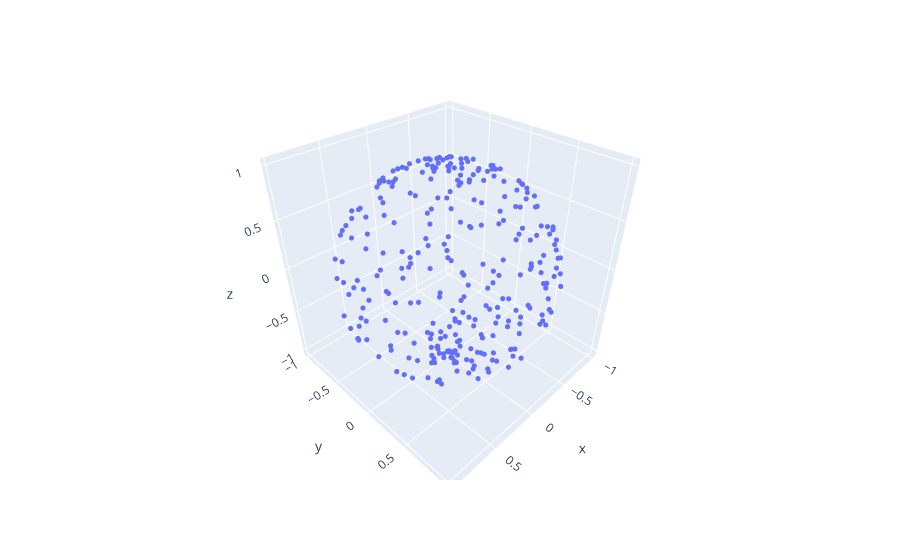

Notebook cell for this chart:
### Markdown cell above
### Sphere
The following code will generate a point cloud drawn from a sphere.

### Code cell
P_sphere = gPC.Sphere(300)
# Create a 3d plot of the sphere using plotly 
fig = px.scatter_3d(x=P_sphere[:,0], y=P_sphere[:,1], z=P_sphere[:,2])
fig.update_traces(marker=dict(size=3))
fig.show()

### Figure 1 — Plotly figure (JSON) as saved in the notebook; plotly's stock layout.template omitted (floating-point values rounded to 4 significant figures; data arrays with more than 128 entries replaced by an {"elided": "..."} marker saying what was removed)
{"data": [{"hovertemplate": "x=%{x}<br>y=%{y}<br>z=%{z}<extra></extra>", "legendgroup": "", "marker": {"color": "#636efa", "size": 3, "symbol": "circle"}, "mode": "markers", "name": "", "scene": "scene", "showlegend": false, "type": "scatter3d", "x": {"elided": "300 float values"}, "y": {"elided": "300 float values"}, "z": {"elided": "300 float values"}}], "layout": {"legend": {"tracegroupgap": 0}, "margin": {"t": 60}, "scene": {"domain": {"x": [0, 1], "y": [0, 1]}, "xaxis": {"title": {"text": "x"}}, "yaxis": {"title": {"text": "y"}}, "zaxis": {"title": {"text": "z"}}}}}
